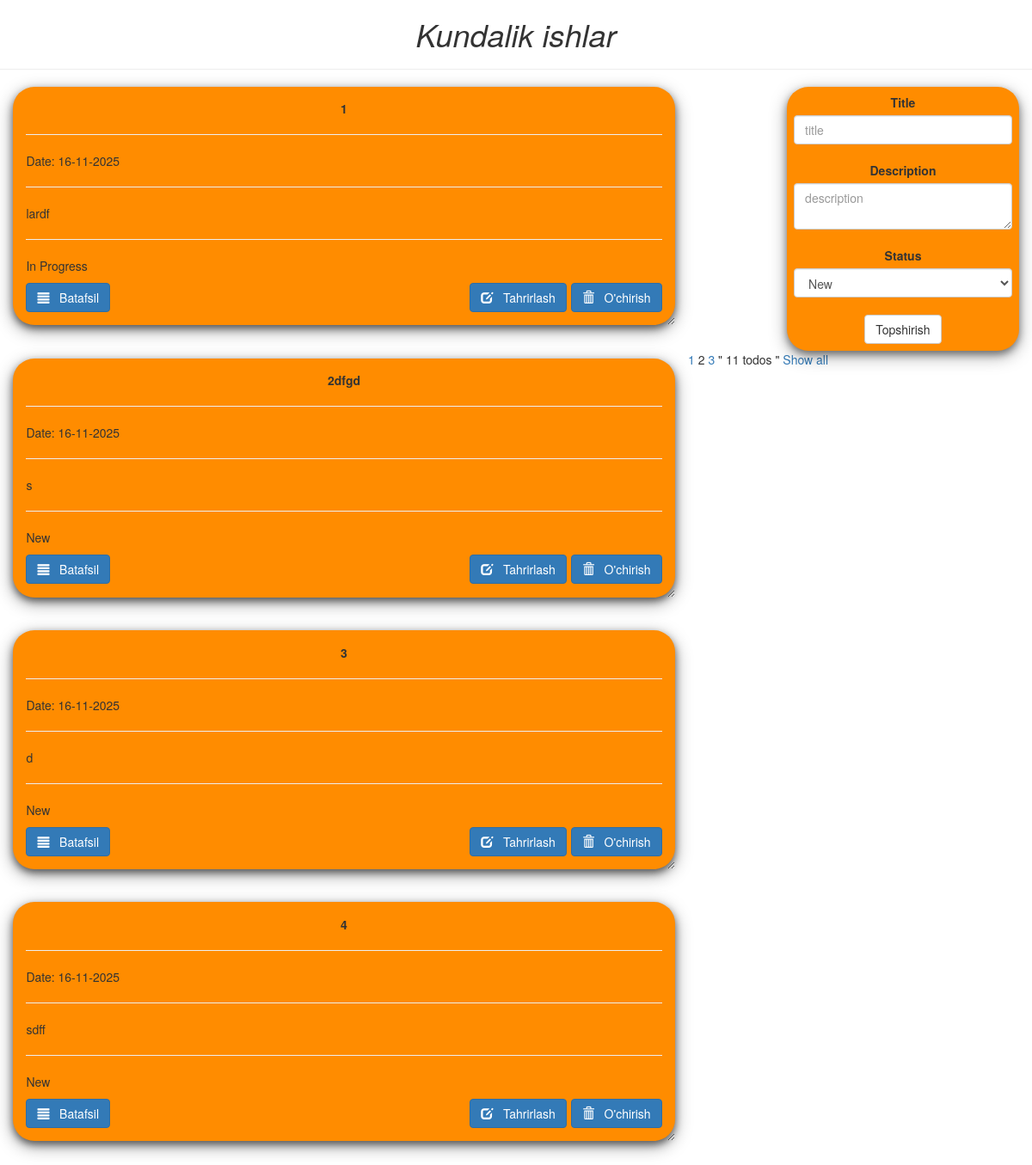
The app's page /, older data.
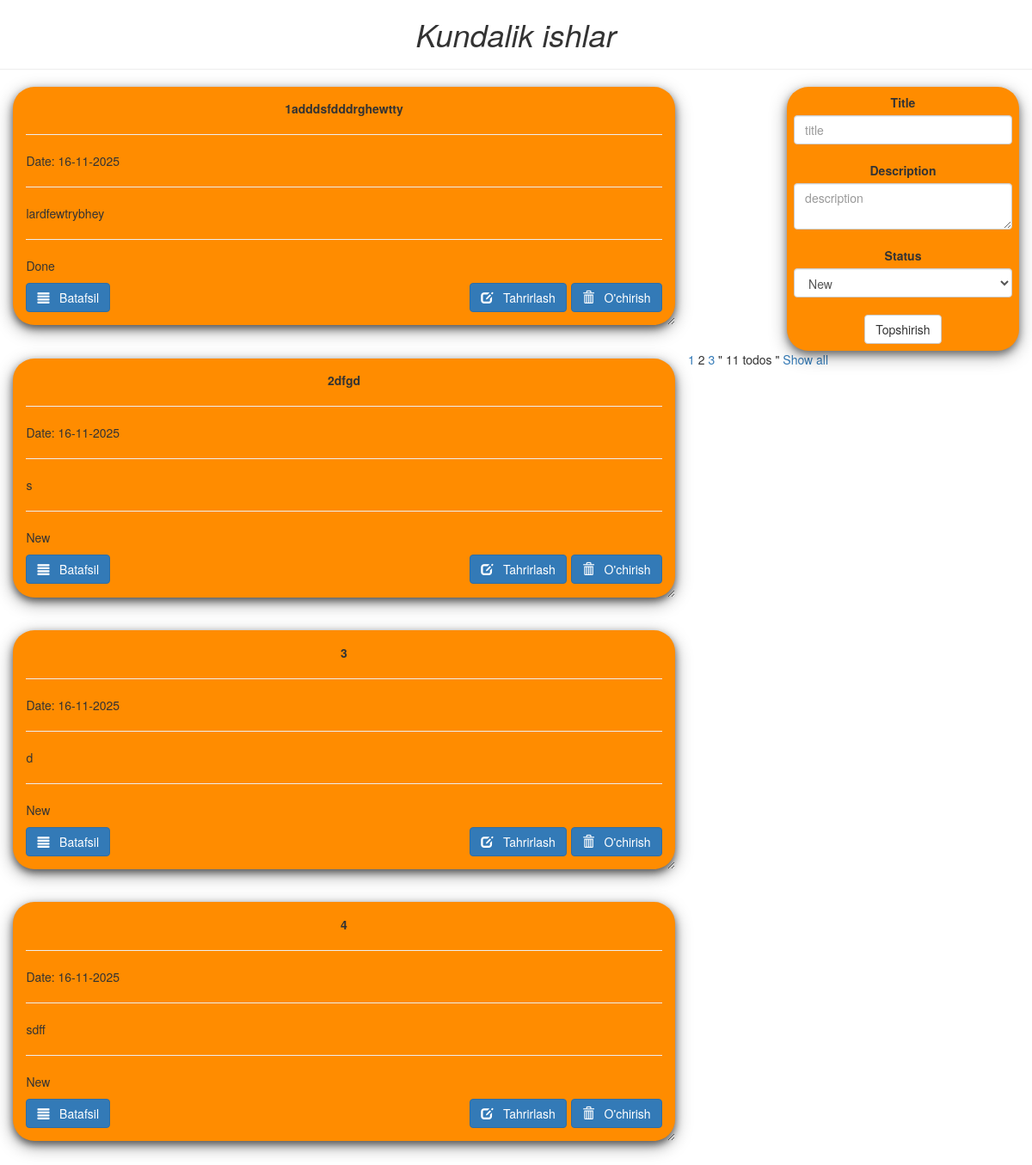
The same page, newer data.
### main/models.py (models this page shows, shortened)
class Todo(models.Model):
    title = models.CharField(max_length=200)
    desc = models.TextField()
    status = models.CharField(
        max_length=50,
        choices=StatusChoices.choices,
        default=StatusChoices.NEW,
    )
    created_at = models.DateTimeField(auto_now_add=True)
    updated_at = models.DateTimeField(auto_now=True)

### main/views.py (the view, shortened to what this page needs)
# urls.py: path("", home),
def home(request):
    data = {
        'todos':Todo.objects.all()
    }
    return render(request, 'todo.html', context=data)

### templates/todo.html (shortened to what this page needs)
<!DOCTYPE html>
<html lang="en" dir="ltr">
<head>
  <link rel="stylesheet" href="https://maxcdn.bootstrapcdn.com/bootstrap/3.3.7/css/bootstrap.min.css">
</head>
<body  class="container-fluid">
  <center class="row">
    <h1><i>Kundalik ishlar</i></h1>
    <hr />
  </center>
  <div class="row">
    <div class="col-md-8">
      {% for todo in todos %}
        <div class="card">
          <center><b>{{ todo.title }}</b></center>
          <hr/>
          Date: {{ todo.created_at|date:"d-m-Y" }}
          <hr/>
          {{ todo.desc }}
          <hr/>
          {{ todo.get_status_display }}
          <br/>
          <a href="/about/{{ todo.id }}/" style="color: white;"><button class="btn btn-primary" style="float: left; margin-top: 10px;"><span class="glyphicon glyphicon-align-justify"></span> &nbsp; Batafsil</button></a>
          <a href="/delete/{{ todo.id }}/" style="color: white;"><button class="btn btn-primary" style="float: right; margin-left: 5px; margin-top: 10px;"><span class="glyphicon glyphicon-trash"></span> &nbsp; O'chirish</button></a>
          <a href="/edit/{{ todo.id }}/" style="color: white;"><button class="btn btn-primary" style="float: right; margin-left: 5px; margin-top: 10px;"><span class="glyphicon glyphicon-edit"></span> &nbsp; Tahrirlash </button></a>
        </div>
      {% endfor %}
    </div>
    <div class="col-md-1"></div>
    <div class="col-md-3">
      <div  class="submit_form">
        <form action="/" method="post">
          <label for="title">Title</label>
          <input type="text" name="title" placeholder="title" class="form-control" required/><br />
          <center>
          <label for="desc">Description</label>
          <textarea name="desc" placeholder="description" class="form-control" required></textarea><br />
          </center>
          <label for="status">Status</label>
          <select name="status" class="form-control" required>
            <option value="new">New</option>
          </select><br/>
          <center>
          <button type="submit" class="btn btn-default">Topshirish</button>
          </center>
        </form>
      </div>
    </div>
    <p class="paginator">
      <a href="?p=1">1</a>
      <span class="this-page">2</span>
      <a href="?p=3" class="end">3</a>
      " 11 todos "
      <a href="?all=" class="showall">Show all</a>
    </p>
  </div>
</body>
</html>

Row changes from the older to the newer data that the page shows:
changed Todo: title "1" → "1adddsfdddrghewtty"; desc "lardf" → "lardfewtrybhey"; status "In Progress" → "Done"
